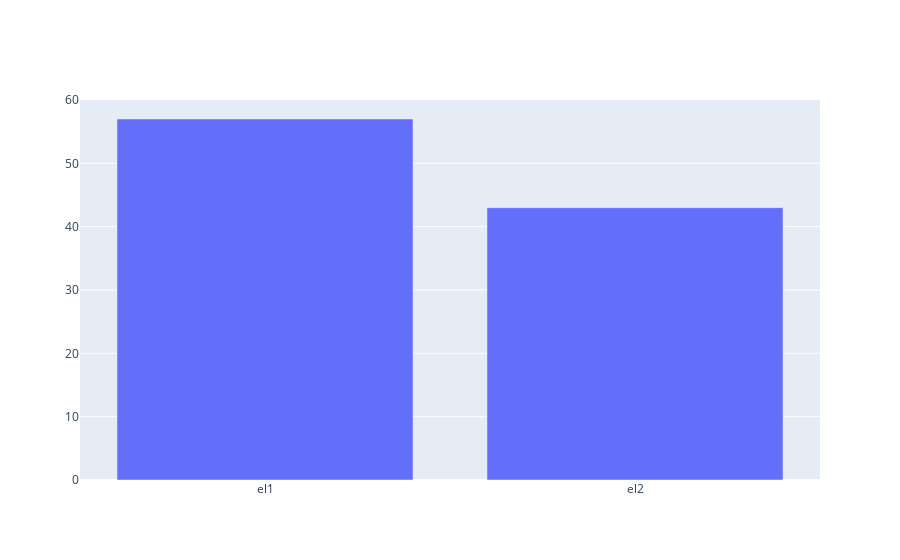
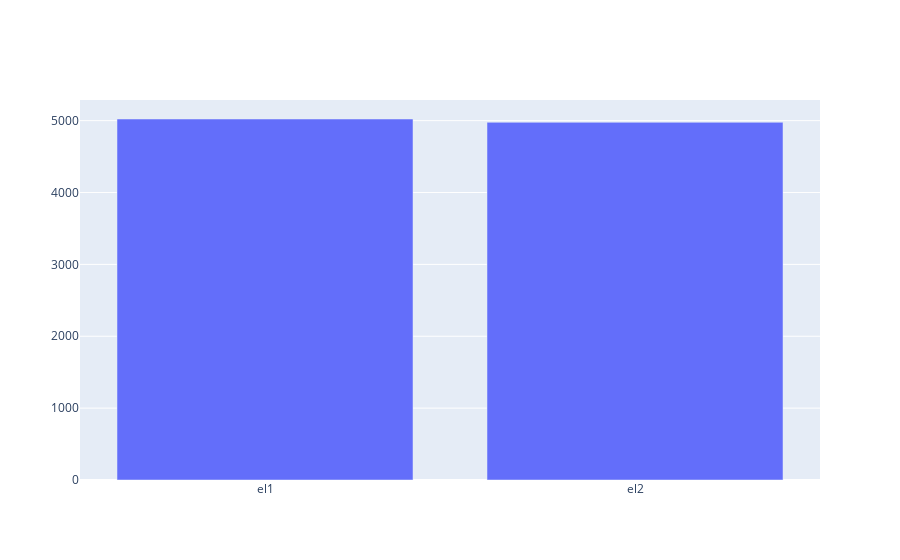

The cell these charts' notebook holds for them, in order:
### Code cell
import random
elements = [1, 2]
small = random.choices(elements, weights=None, cum_weights=None, k=100)
big = random.choices(elements, weights=None, cum_weights=None, k=10000)
trace_samall = graph_objs.Bar(x= ["el1", "el2"], y=[small.count(1), small.count(2)])
offline.iplot([trace_samall])
trace_big = graph_objs.Bar(x= ["el1", "el2"], y=[big.count(1), big.count(2)])
offline.iplot([trace_big])

### Figure 1 — Plotly figure (JSON) as saved in the notebook; plotly's stock layout.template omitted (floating-point values rounded to 4 significant figures)
{"data": [{"type": "bar", "x": ["el1", "el2"], "y": [57, 43]}], "layout": {}}

### Figure 2 — Plotly figure (JSON) as saved in the notebook; plotly's stock layout.template omitted (floating-point values rounded to 4 significant figures)
{"data": [{"type": "bar", "x": ["el1", "el2"], "y": [5023, 4977]}], "layout": {}}
